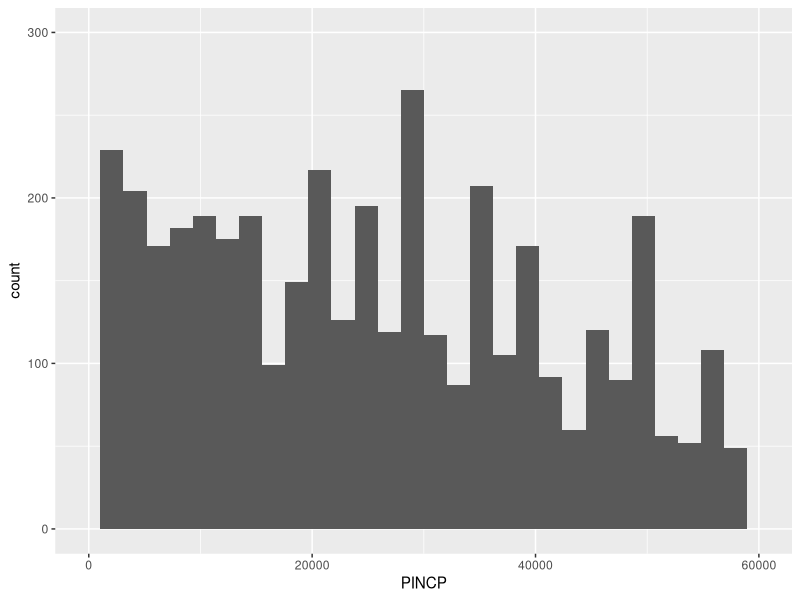
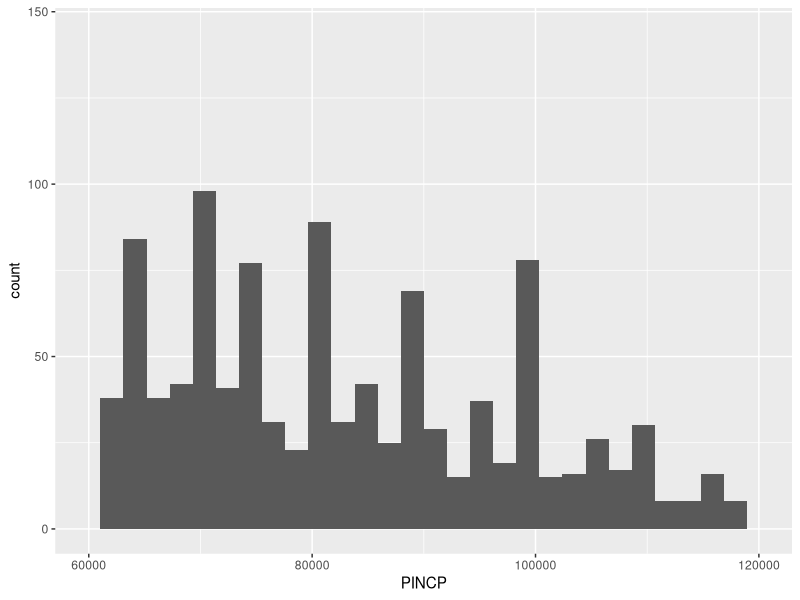
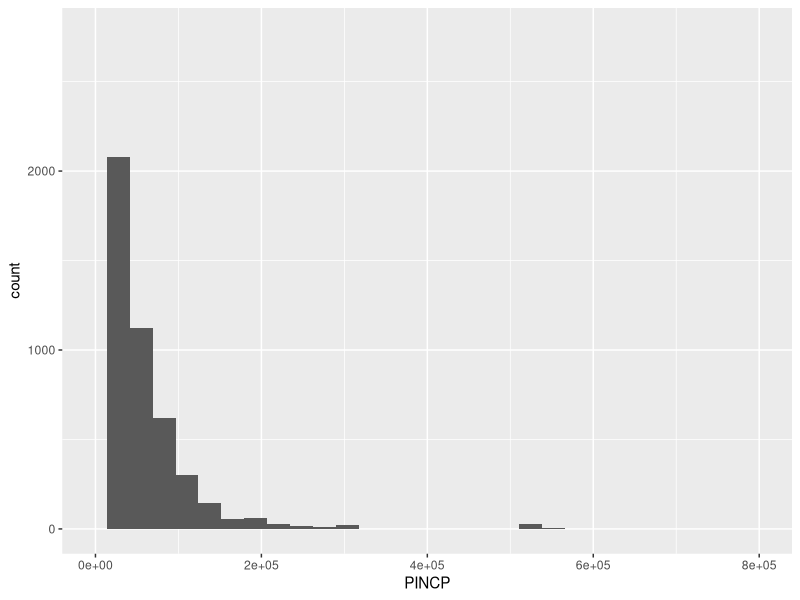

Write the R code that produced these figures, in order. (Note: this script raises an error after producing the figures.)
## ---- chunk 1
library(tidyverse)
library(ggplot2)
## ---- chunk 2
person_data <- read_csv("people.csv") 
attach(person_data)
## ---- chunk 3
PINCP_summary<- summary(person_data$PINCP)

PINCP_summary
## ---- chunk 4
PINCP_summary["Mean"]
## ---- chunk 5
PINCP_summary["3rd Qu."]
## ---- chunk 6
mean(person_data$PINCP)
## ---- chunk 7
median(person_data$PINCP)
## ---- chunk 8
quantile(person_data$PINCP)
## ---- chunk 9
quantile(person_data$PINCP)["25%"]

## ---- chunk 10
sd(person_data$PINCP)
## ---- chunk 11
conf_int <- t.test(person_data$PINCP)

conf_int
## ---- chunk 12
ggplot(person_data, aes(x = PINCP)) +
  geom_histogram() +
  xlim(0,60000) +
  ylim(0,300)
## ---- chunk 13
ggplot(person_data, aes(x = PINCP)) +
  geom_histogram() +
  xlim(60000,120000)
## ---- chunk 14
ggplot(person_data, aes(x = PINCP)) +
  geom_histogram() +
  xlim(0,800000)
## ---- chunk 15
unique(person_data$PAOC_label)
## ---- chunk 16
table(person_data$PAOC_label)
## ---- chunk 17
table(person_data$PAOC_label) / sum(table(person_data$PAOC_label))
## ---- chunk 18
mean(person_data$PAOC_label == "Females with own children 6 to 17 years only")
## ---- chunk 19
t.test (person_data$PAOC_label == "Females with own children 6 to 17 years only")
options(scipen= 999)
## ---- chunk 20
summary(PINCP)
## ---- chunk 21
paste("The sample mean for income is", 
      prettyNum(mean(PINCP), digits = 0), "dollars.")
## ---- chunk 22
paste("The sample median for income is", 
      prettyNum(median(PINCP), digits = 0), "dollars.")
## ---- chunk 23
paste("The sample standard deviation for income is", 
      prettyNum(sd(PINCP), digits = 0), "dollars.")
## ---- chunk 24
paste("The sample interquartile range for income is", 
      quantile(PINCP)["25%"], "to", quantile(PINCP)["75%"], "dollars") 
## ---- chunk 25
pop_mean <- t.test(PINCP)
pop_mean
## ---- chunk 26
paste("The 95-percent confidence interval for the population mean is",
      prettyNum(pop_mean$conf.int[1], digits = 0), "to",
      prettyNum(pop_mean$conf.int[2], digits = 0), "dollars.")
## ---- chunk 27
#Histogram for Income of Womxn in Seattle, with children
hist <- ggplot(person_data, aes(x = PINCP)) +
  geom_histogram()
hist
## ---- chunk 28
hist +
  theme_bw() +
  scale_x_continuous(name = "Income of Womxn in Seattle, with chidlren") +
  scale_y_continuous(name =  "Number of womxn in sample") +
  annotate("text", x = 5000, y =5000, size = 3,
  label = paste("Population mean (95% confidence):",
  prettyNum(pop_mean$conf.int[2], digits = 0),
                         "dollars.",
                         "\nSample mean:", 
                         prettyNum(mean(PINCP), digits = 0), "dollars",
                         "\nSample median:",
                         prettyNum(median(PINCP), digits = 0), "dollars",
                         "\nSample standard deviation:",
                         prettyNum(sd(PINCP), digits = 0), "dollars", 
                         "\nSample interquartile range:",
                         prettyNum(quantile(PINCP)["25%"], digits = 0),
                         "to",
                         prettyNum(quantile(PINCP)["75%"], digits = 0),
                         "dollars"),
           hjust = 0, vjust = 1) 
## ---- chunk 29
children <- unique(PAOC_label)
children
## ---- chunk 30
ownchildren_all <- t.test(PAOC_label == children[1])
ownchildren_young <- t.test(PAOC_label == children[2])
ownchildren_older <- t.test(PAOC_label == children[3])
shares <- tibble(Children = c("Own children all",
                            "Own children young",
                            "Own children older"),
                 `Share` = c(ownchildren_all$estimate, 
                             ownchildren_young$estimate,
                            ownchildren_older$estimate),
                 Low = c(ownchildren_all$conf.int[1],
                         ownchildren_young$conf.int[1],
                         ownchildren_older$conf.int[1]),
                 High = c(ownchildren_all$conf.int[2],
                         ownchildren_young$conf.int[2],
                         ownchildren_older[2]))
knitr::kable(shares, caption = "Proportions and 95-percent confidence intervals")
## ---- chunk 31
ggplot(shares, aes(x = Children, y = Share, ymin = Low, ymax = High)) +
  geom_bar(stat = "identity") +
  geom_errorbar(width = 0.5) +
  theme_bw() +
  scale_x_discrete(labels = c("Own children all", 
                            "Own children young", 
                            "Own children older")) +
  scale_y_continuous(name = "Share of own child population (error bars represent\n 95-percent confidence interval)",
                     breaks = c(0, 0.1, 0.2, 0.3, 0.4, 0.5),
                     labels = c("0", "10%", "20%", "30%", "40%", "50%"))
